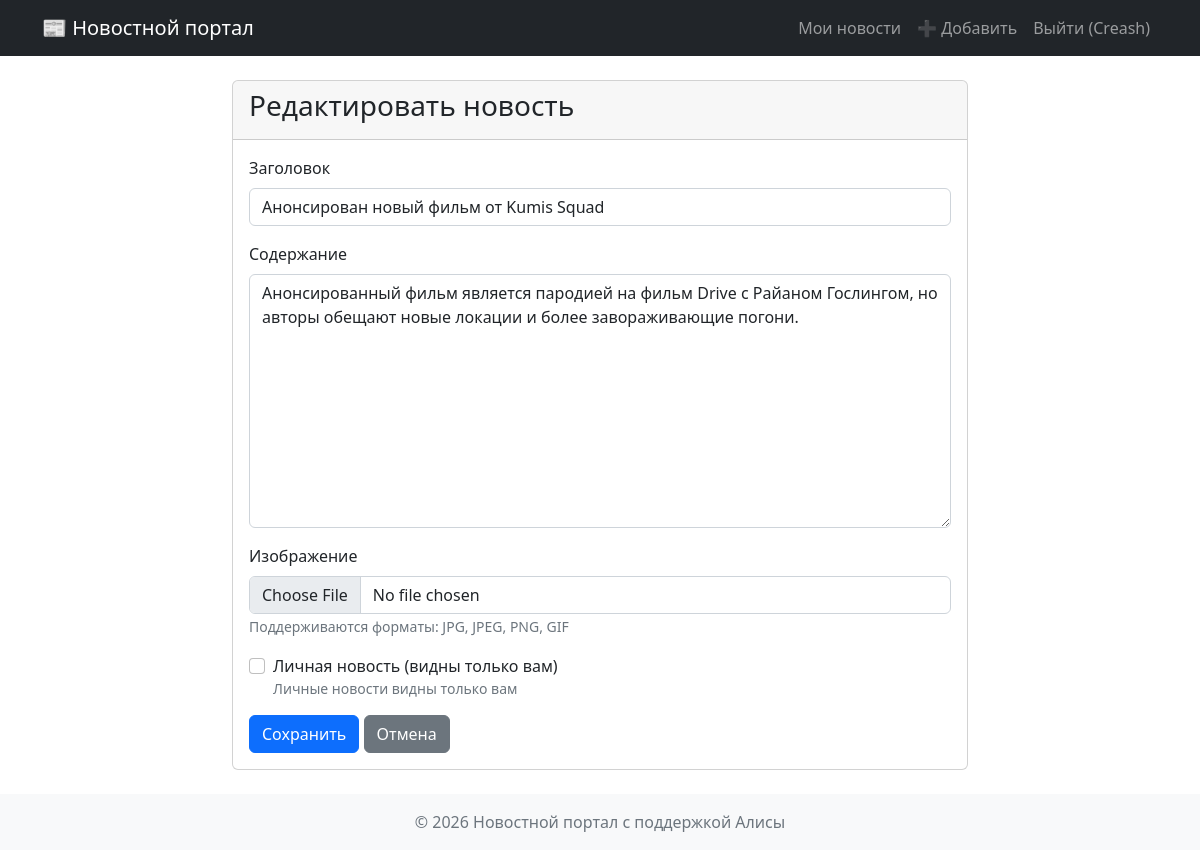
The app's page /news/7/edit (signed in) with its own data.
### newproj/models/user.py (models this page shows, shortened)
class User(BaseModel, UserMixin):
    __tablename__ = 'users'
    name = db.Column(db.String(100), nullable=False)
    email = db.Column(db.String(100), unique=True, nullable=False)
    hashed_password = db.Column(db.String(200), nullable=False)
    about = db.Column(db.Text, nullable=True)
    news = db.relationship('News', back_populates='author', lazy='dynamic')

### newproj/models/news.py (models this page shows, shortened)
class News(BaseModel):
    __tablename__ = 'news'
    title = db.Column(db.String(200), nullable=False)
    content = db.Column(db.Text, nullable=False)
    is_private = db.Column(db.Boolean, default=False)
    is_published = db.Column(db.Boolean, default=True)
    views_count = db.Column(db.Integer, default=0)
    image = db.Column(db.String(200), nullable=True)  # путь к изображению
    author_id = db.Column(db.Integer, db.ForeignKey('users.id'), nullable=False)
    author = db.relationship('User', back_populates='news')

### newproj/blueprints/news.py (the view, shortened to what this page needs)
@news_bp.route('/<int:news_id>/edit', methods=['GET', 'POST'])
@login_required
def edit(news_id):
    news = NewsService.get_by_id(db.session, news_id)
    if not news or news.author_id != current_user.id:
        abort(404)
    form = NewsForm(obj=news)
    return render_template('add_news.html', form=form, title='Редактировать новость')

### newproj/forms/news_new.py
class NewsForm(FlaskForm):
    title = StringField('Заголовок', validators=[DataRequired(), Length(max=200)])
    content = TextAreaField('Содержание', validators=[DataRequired()])
    is_private = BooleanField('Личная новость (видны только вам)')
    photo = FileField('Изображение', validators=[
        FileAllowed(['jpg', 'jpeg', 'png', 'gif'], 'Разрешены только картинки!')
    ])
    submit = SubmitField('Сохранить')

### newproj/extensions.py (called while the page is built)
@login_manager.user_loader
def load_user(user_id):
    from models.user import User
    return db.session.get(User, int(user_id))

### newproj/services/news_service.py (called while the page is built)
    @staticmethod
    def get_by_id(session, news_id):
        return session.query(News).filter(News.id == news_id).first()

### newproj/templates/add_news.html (shortened to what this page needs)
{% extends "base.html" %}
{% block content %}
<div class="row justify-content-center">
    <div class="col-md-8">
        <div class="card">
            <div class="card-header"><h3>{{ title }}</h3></div>
            <div class="card-body">
                <form method="POST" enctype="multipart/form-data">
                    <div class="mb-3">
                        {{ form.title.label(class="form-label") }}
                        {{ form.title(class="form-control") }}
                    </div>
                    <div class="mb-3">
                        {{ form.content.label(class="form-label") }}
                        {{ form.content(class="form-control", rows=10) }}
                    </div>
                    <div class="mb-3">
                        {{ form.photo.label(class="form-label") }}
                        {{ form.photo(class="form-control") }}
                        <small class="text-muted">Поддерживаются форматы: JPG, JPEG, PNG, GIF</small>
                    </div>
                    <div class="mb-3 form-check">
                        {{ form.is_private(class="form-check-input") }}
                        {{ form.is_private.label(class="form-check-label") }}
                        <small class="text-muted d-block">Личные новости видны только вам</small>
                    </div>
                    {{ form.submit(class="btn btn-primary") }}
                    <a href="{{ url_for('main.index') }}" class="btn btn-secondary">Отмена</a>
                </form>
            </div>
        </div>
    </div>
</div>
{% endblock %}

### newproj/templates/base.html (shortened to what this page needs)
<!DOCTYPE html>
<html lang="ru">
<head>
    <link href="https://cdn.jsdelivr.net/npm/bootstrap@5.2.3/dist/css/bootstrap.min.css" rel="stylesheet">
    <link rel="stylesheet" href="{{ url_for('static', filename='css/style.css') }}">
</head>
<body>
    <nav class="navbar navbar-expand-lg navbar-dark bg-dark">
        <div class="container">
            <a class="navbar-brand" href="{{ url_for('main.index') }}">📰 Новостной портал</a>
            <div class="collapse navbar-collapse" id="navbarNav">
                <ul class="navbar-nav ms-auto">
                    {% if current_user.is_authenticated %}
                        <li class="nav-item">
                            <a class="nav-link" href="{{ url_for('news.my_news') }}">Мои новости</a>
                        </li>
                        <li class="nav-item">
                            <a class="nav-link" href="{{ url_for('news.add') }}">➕ Добавить</a>
                        </li>
                        <li class="nav-item">
                            <a class="nav-link" href="{{ url_for('auth.logout') }}">Выйти ({{ current_user.name }})</a>
                        </li>
                    {% endif %}
                </ul>
            </div>
        </div>
    </nav>
    <main class="container my-4">
        {% block content %}{% endblock %}
    </main>
    <footer class="bg-light text-center py-3 mt-4">
        <div class="container">
            <span class="text-muted">© 2026 Новостной портал с поддержкой Алисы</span>
        </div>
    </footer>
</body>
</html>

### records on screen
User: name "Creash"
News: title "Анонсирован новый фильм от Kumis Squad", content "Анонсированный фильм является пародией на фильм Drive с Райаном Гослингом, но авторы обещают новые локации и более завораживающие погони."

### other values on screen
{{ title }} "Редактировать новость"
